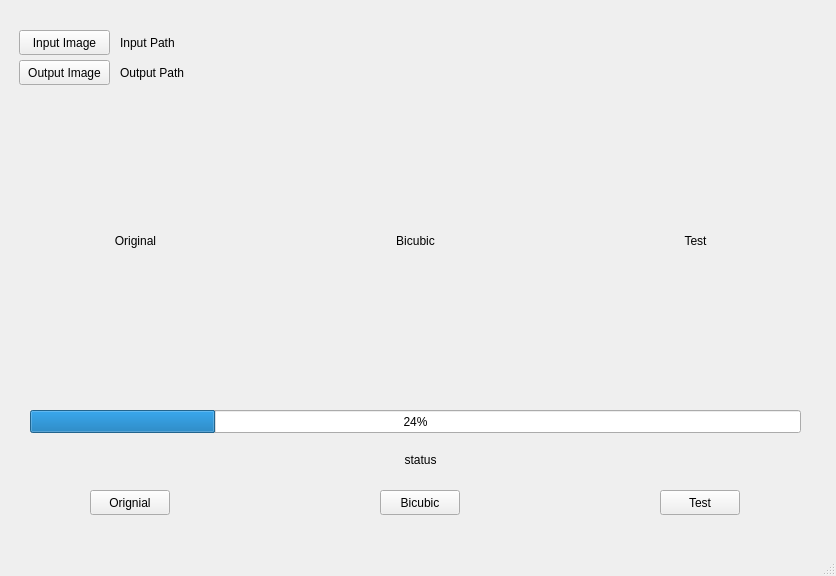
<?xml version="1.0" encoding="UTF-8"?>
<ui version="4.0">
 <class>MainWindow</class>
 <widget class="QMainWindow" name="MainWindow">
  <property name="geometry">
   <rect>
    <x>0</x>
    <y>0</y>
    <width>836</width>
    <height>576</height>
   </rect>
  </property>
  <property name="windowTitle">
   <string>MainWindow</string>
  </property>
  <widget class="QWidget" name="centralwidget">
   <widget class="QLabel" name="label_Original">
    <property name="geometry">
     <rect>
      <x>10</x>
      <y>100</y>
      <width>251</width>
      <height>281</height>
     </rect>
    </property>
    <property name="text">
     <string>Original</string>
    </property>
    <property name="alignment">
     <set>Qt::AlignCenter</set>
    </property>
   </widget>
   <widget class="QLabel" name="label_Bicubic">
    <property name="geometry">
     <rect>
      <x>290</x>
      <y>100</y>
      <width>251</width>
      <height>281</height>
     </rect>
    </property>
    <property name="text">
     <string>Bicubic</string>
    </property>
    <property name="alignment">
     <set>Qt::AlignCenter</set>
    </property>
   </widget>
   <widget class="QLabel" name="label_Test">
    <property name="geometry">
     <rect>
      <x>570</x>
      <y>100</y>
      <width>251</width>
      <height>281</height>
     </rect>
    </property>
    <property name="text">
     <string>Test</string>
    </property>
    <property name="alignment">
     <set>Qt::AlignCenter</set>
    </property>
   </widget>
   <widget class="QProgressBar" name="progressBar">
    <property name="geometry">
     <rect>
      <x>30</x>
      <y>410</y>
      <width>771</width>
      <height>23</height>
     </rect>
    </property>
    <property name="value">
     <number>24</number>
    </property>
   </widget>
   <widget class="QPushButton" name="Button_Input">
    <property name="geometry">
     <rect>
      <x>19</x>
      <y>30</y>
      <width>91</width>
      <height>25</height>
     </rect>
    </property>
    <property name="text">
     <string>Input Image</string>
    </property>
   </widget>
   <widget class="QLabel" name="label_Input">
    <property name="geometry">
     <rect>
      <x>120</x>
      <y>30</y>
      <width>671</width>
      <height>25</height>
     </rect>
    </property>
    <property name="text">
     <string>Input Path</string>
    </property>
   </widget>
   <widget class="QPushButton" name="Button_Original">
    <property name="geometry">
     <rect>
      <x>90</x>
      <y>490</y>
      <width>80</width>
      <height>25</height>
     </rect>
    </property>
    <property name="text">
     <string>Orignial</string>
    </property>
   </widget>
   <widget class="QPushButton" name="Button_Bicubic">
    <property name="geometry">
     <rect>
      <x>380</x>
      <y>490</y>
      <width>80</width>
      <height>25</height>
     </rect>
    </property>
    <property name="text">
     <string>Bicubic</string>
    </property>
   </widget>
   <widget class="QPushButton" name="Button_Test">
    <property name="geometry">
     <rect>
      <x>660</x>
      <y>490</y>
      <width>80</width>
      <height>25</height>
     </rect>
    </property>
    <property name="text">
     <string>Test</string>
    </property>
   </widget>
   <widget class="QLabel" name="label_status">
    <property name="geometry">
     <rect>
      <x>260</x>
      <y>450</y>
      <width>321</width>
      <height>20</height>
     </rect>
    </property>
    <property name="text">
     <string>status</string>
    </property>
    <property name="alignment">
     <set>Qt::AlignCenter</set>
    </property>
   </widget>
   <widget class="QLabel" name="label_Output">
    <property name="geometry">
     <rect>
      <x>120</x>
      <y>60</y>
      <width>671</width>
      <height>25</height>
     </rect>
    </property>
    <property name="text">
     <string>Output Path</string>
    </property>
   </widget>
   <widget class="QPushButton" name="Button_Output">
    <property name="geometry">
     <rect>
      <x>19</x>
      <y>60</y>
      <width>91</width>
      <height>25</height>
     </rect>
    </property>
    <property name="text">
     <string>Output Image</string>
    </property>
   </widget>
  </widget>
  <widget class="QMenuBar" name="menubar">
   <property name="geometry">
    <rect>
     <x>0</x>
     <y>0</y>
     <width>836</width>
     <height>22</height>
    </rect>
   </property>
  </widget>
  <widget class="QStatusBar" name="statusbar"/>
 </widget>
 <resources/>
 <connections/>
</ui>
